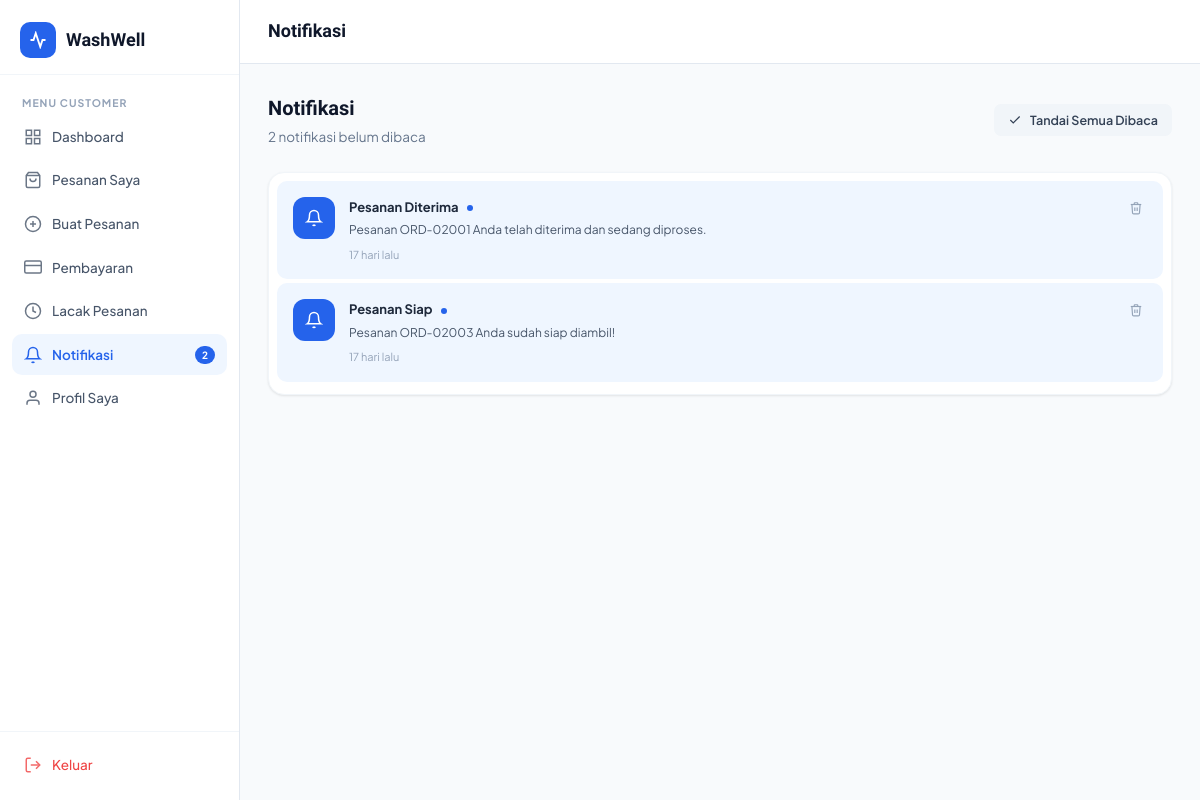
The app's page /customer/notifications.php (signed in) with its own data.
### tables this page shows
CREATE TABLE IF NOT EXISTS users (
    id         INT AUTO_INCREMENT PRIMARY KEY,
    name       VARCHAR(100) NOT NULL,
    email      VARCHAR(150) UNIQUE NOT NULL,
    password   VARCHAR(255) NOT NULL,
    phone      VARCHAR(20),
    address    TEXT,
    role       ENUM('customer','admin') DEFAULT 'customer',
    created_at TIMESTAMP DEFAULT CURRENT_TIMESTAMP,
    updated_at TIMESTAMP DEFAULT CURRENT_TIMESTAMP ON UPDATE CURRENT_TIMESTAMP
);

CREATE TABLE IF NOT EXISTS notifications (
    id         INT AUTO_INCREMENT PRIMARY KEY,
    user_id    INT NOT NULL,
    title      VARCHAR(200) NOT NULL,
    message    TEXT NOT NULL,
    is_read    TINYINT(1) DEFAULT 0,
    created_at TIMESTAMP DEFAULT CURRENT_TIMESTAMP,
    FOREIGN KEY (user_id) REFERENCES users(id) ON DELETE CASCADE
);

### includes/auth.php (called while the page is built, shortened)
<?php
require_once __DIR__ . '/config.php';
function getCurrentUser() {
    $db = getDB();
    $id = (int)$_SESSION['user_id'];
    $res = $db->query("SELECT * FROM users WHERE id=$id LIMIT 1");
    return $res ? $res->fetch_assoc() : null;
}
function getUnreadNotifs($userId) {
    $db = getDB();
    $uid = (int)$userId;
    $res = $db->query("SELECT COUNT(*) as cnt FROM notifications WHERE user_id=$uid AND is_read=0");
    return $res ? (int)$res->fetch_assoc()['cnt'] : 0;
}
?>

### includes/config.php (called while the page is built, shortened)
<?php
function timeAgo($datetime) {
    $time = strtotime($datetime);
    $diff = time() - $time;
    return floor($diff/86400) . ' hari lalu';
}
?>

### customer/notifications.php (the view, shortened to what this page needs)
<?php
require_once '../includes/auth.php';
$db = getDB();
$user = getCurrentUser();
$uid = (int)$user['id'];
$notifs = $db->query("SELECT * FROM notifications WHERE user_id=$uid ORDER BY created_at DESC");
?>
<!DOCTYPE html>
<html lang="id">
<head>
<link rel="stylesheet" href="../assets/css/style.css">
</head>
<body>
<div class="app-layout">
    <?php require_once('../customer/sidebar.php'); ?>
    <div class="main-content">
        <header class="topbar">
            <div class="topbar-left">
                <div class="topbar-title">Notifikasi</div>
            </div>
        </header>
        <main class="page-content">
            <div class="page-header">
                <div>
                    <h1>Notifikasi</h1>
                    <p><?= $notifCount ?> notifikasi belum dibaca</p>
                </div>
                <?php if ($notifCount > 0): ?>
                <a href="notifications.php?mark_read=1" class="btn btn-ghost btn-sm">
                    <svg width="14" height="14" viewBox="0 0 24 24" fill="none" stroke="currentColor" stroke-width="2"><polyline points="20 6 9 17 4 12"/></svg>
                    Tandai Semua Dibaca
                </a>
                <?php endif; ?>
            </div>
            <div class="card">
                <div class="card-body" style="padding:8px;">
                <?php if ($notifs->num_rows === 0): ?>
                <div style="text-align:center;padding:60px 0;color:var(--gray-400);">
                    <svg width="48" height="48" viewBox="0 0 24 24" fill="none" stroke="currentColor" stroke-width="1.5" style="margin-bottom:12px;opacity:0.4;"><path d="M18 8A6 6 0 0 0 6 8c0 7-3 9-3 9h18s-3-2-3-9"/><path d="M13.73 21a2 2 0 0 1-3.46 0"/></svg>
                    <p style="font-size:14px;">Belum ada notifikasi</p>
                </div>
                <?php else: ?>
                <?php while($n = $notifs->fetch_assoc()): ?>
                <div style="display:flex;align-items:flex-start;gap:14px;padding:16px;border-radius:10px;background:<?= !$n['is_read']?'var(--primary-bg)':'transparent' ?>;margin-bottom:4px;transition:background 0.2s;">
                    <div style="width:42px;height:42px;border-radius:12px;background:<?= !$n['is_read']?'var(--primary)':'var(--gray-100)' ?>;display:flex;align-items:center;justify-content:center;flex-shrink:0;color:<?= !$n['is_read']?'white':'var(--gray-500)' ?>;">
                        <svg width="18" height="18" viewBox="0 0 24 24" fill="none" stroke="currentColor" stroke-width="2"><path d="M18 8A6 6 0 0 0 6 8c0 7-3 9-3 9h18s-3-2-3-9"/><path d="M13.73 21a2 2 0 0 1-3.46 0"/></svg>
                    </div>
                    <div style="flex:1;">
                        <div style="font-size:13px;font-weight:700;color:var(--gray-800);margin-bottom:3px;">
                            <?= htmlspecialchars($n['title']) ?>
                            <?php if (!$n['is_read']): ?><span style="display:inline-block;width:6px;height:6px;border-radius:50%;background:var(--primary);margin-left:6px;vertical-align:middle;"></span><?php endif; ?>
                        </div>
                        <div style="font-size:12px;color:var(--gray-600);margin-bottom:6px;"><?= htmlspecialchars($n['message']) ?></div>
                        <div style="font-size:11px;color:var(--gray-400);"><?= timeAgo($n['created_at']) ?></div>
                    </div>
                    <form method="POST">
                        <button type="submit" style="background:none;border:none;color:var(--gray-400);cursor:pointer;padding:4px;" title="Hapus">
                            <svg width="14" height="14" viewBox="0 0 24 24" fill="none" stroke="currentColor" stroke-width="2"><polyline points="3 6 5 6 21 6"/><path d="M19 6l-1 14a2 2 0 0 1-2 2H8a2 2 0 0 1-2-2L5 6"/><path d="M10 11v6M14 11v6"/><path d="M9 6V4a1 1 0 0 1 1-1h4a1 1 0 0 1 1 1v2"/></svg>
                        </button>
                    </form>
                </div>
                <?php endwhile; ?>
                <?php endif; ?>
                </div>
            </div>
        </main>
    </div>
</div>
</body>
</html>

### customer/sidebar.php (shortened to what this page needs)
<?php
$currentUser = getCurrentUser();
$notifCount = getUnreadNotifs($currentUser['id']);
$currentPage = basename($_SERVER['PHP_SELF'], '.php');
$navItems = [
    ['page'=>'dashboard','icon'=>'<svg width="18" height="18" viewBox="0 0 24 24" fill="none" stroke="currentColor" stroke-width="2"><rect x="3" y="3" width="7" height="7"/><rect x="14" y="3" width="7" height="7"/><rect x="3" y="14" width="7" height="7"/><rect x="14" y="14" width="7" height="7"/></svg>','label'=>'Dashboard','url'=>'dashboard.php'],
    ['page'=>'orders','icon'=>'<svg width="18" height="18" viewBox="0 0 24 24" fill="none" stroke="currentColor" stroke-width="2"><path d="M6 2L3 6v14a2 2 0 0 0 2 2h14a2 2 0 0 0 2-2V6l-3-4z"/><line x1="3" y1="6" x2="21" y2="6"/><path d="M16 10a4 4 0 0 1-8 0"/></svg>','label'=>'Pesanan Saya','url'=>'orders.php'],
    ['page'=>'new_order','icon'=>'<svg width="18" height="18" viewBox="0 0 24 24" fill="none" stroke="currentColor" stroke-width="2"><circle cx="12" cy="12" r="10"/><line x1="12" y1="8" x2="12" y2="16"/><line x1="8" y1="12" x2="16" y2="12"/></svg>','label'=>'Buat Pesanan','url'=>'new_order.php'],
    ['page'=>'payments','icon'=>'<svg width="18" height="18" viewBox="0 0 24 24" fill="none" stroke="currentColor" stroke-width="2"><rect x="1" y="4" width="22" height="16" rx="2" ry="2"/><line x1="1" y1="10" x2="23" y2="10"/></svg>','label'=>'Pembayaran','url'=>'payments.php'],
    ['page'=>'tracking','icon'=>'<svg width="18" height="18" viewBox="0 0 24 24" fill="none" stroke="currentColor" stroke-width="2"><circle cx="12" cy="12" r="10"/><polyline points="12 6 12 12 16 14"/></svg>','label'=>'Lacak Pesanan','url'=>'tracking.php'],
    ['page'=>'notifications','icon'=>'<svg width="18" height="18" viewBox="0 0 24 24" fill="none" stroke="currentColor" stroke-width="2"><path d="M18 8A6 6 0 0 0 6 8c0 7-3 9-3 9h18s-3-2-3-9"/><path d="M13.73 21a2 2 0 0 1-3.46 0"/></svg>','label'=>'Notifikasi','url'=>'notifications.php'],
    ['page'=>'profile','icon'=>'<svg width="18" height="18" viewBox="0 0 24 24" fill="none" stroke="currentColor" stroke-width="2"><path d="M20 21v-2a4 4 0 0 0-4-4H8a4 4 0 0 0-4 4v2"/><circle cx="12" cy="7" r="4"/></svg>','label'=>'Profil Saya','url'=>'profile.php'],
];
?>
<aside class="sidebar" id="sidebar">
    <div class="sidebar-logo">
        <div class="logo-icon">
            <svg width="18" height="18" viewBox="0 0 24 24" fill="none" stroke="white" stroke-width="2.5"><path d="M22 12h-4l-3 9L9 3l-3 9H2"/></svg>
        </div>
        <span>WashWell</span>
    </div>
    <nav class="sidebar-nav">
        <div class="nav-label">Menu Customer</div>
        <?php foreach ($navItems as $item): ?>
        <a href="<?= $item['url'] ?>" class="nav-item <?= $currentPage === $item['page'] ? 'active' : '' ?>">
            <?= $item['icon'] ?>
            <?= $item['label'] ?>
            <?php if ($item['page']==='notifications' && $notifCount > 0): ?>
            <span class="nav-badge"><?= $notifCount ?></span>
            <?php endif; ?>
        </a>
        <?php endforeach; ?>
    </nav>
    <div class="sidebar-footer">
        <a href="logout.php" class="nav-item" style="color:#EF4444;" onclick="return confirm('Yakin ingin keluar?')">
            <svg width="18" height="18" viewBox="0 0 24 24" fill="none" stroke="currentColor" stroke-width="2"><path d="M9 21H5a2 2 0 0 1-2-2V5a2 2 0 0 1 2-2h4"/><polyline points="16 17 21 12 16 7"/><line x1="21" y1="12" x2="9" y2="12"/></svg>
            Keluar
        </a>
    </div>
</aside>

### assets/css/style.css (style rules this page uses)
:root { --primary: #2563EB; --primary-light: #3B82F6; --primary-dark: #1D4ED8; --primary-bg: #EFF6FF; --orange: #F97316; --orange-light: #FED7AA; --green: #22C55E; --green-light: #DCFCE7; --teal: #06B6D4; --teal-light: #CFFAFE; --gray-50: #F8FAFC; --gray-100: #F1F5F9; --gray-200: #E2E8F0; --gray-300: #CBD5E1; --gray-400: #94A3B8; --gray-500: #64748B; --gray-600: #475569; --gray-700: #334155; --gray-800: #1E293B; --gray-900: #0F172A; --white: #FFFFFF; --shadow-sm: 0 1px 3px rgba(0,0,0,0.06), 0 1px 2px rgba(0,0,0,0.04); --shadow: 0 4px 6px -1px rgba(0,0,0,0.07), 0 2px 4px -1px rgba(0,0,0,0.04); --shadow-md: 0 10px 15px -3px rgba(0,0,0,0.08), 0 4px 6px -2px rgba(0,0,0,0.04); --shadow-lg: 0 20px 25px -5px rgba(0,0,0,0.08), 0 10px 10px -5px rgba(0,0,0,0.03); --radius: 12px; --radius-lg: 16px; --radius-xl: 24px; --sidebar-w: 240px; --font: 'Plus Jakarta Sans', sans-serif; --font-display: 'Sora', sans-serif; --transition: all 0.2s ease; }
*, *::before, *::after { box-sizing: border-box; margin: 0; padding: 0; }
html { scroll-behavior: smooth; }
body { font-family: var(--font); background: var(--gray-50); color: var(--gray-800); line-height: 1.6; font-size: 14px; }
a { text-decoration: none; color: inherit; }
button { cursor: pointer; border: none; font-family: var(--font); }
.btn { display: inline-flex; align-items: center; gap: 8px; padding: 9px 18px; border-radius: 8px; font-size: 13.5px; font-weight: 600; transition: var(--transition); white-space: nowrap; border: none; cursor: pointer; }
.btn-ghost { background: var(--gray-100); color: var(--gray-700); }
.btn-sm { padding: 6px 14px; font-size: 12.5px; border-radius: 7px; }
.card { background: var(--white); border-radius: var(--radius-lg); box-shadow: var(--shadow-sm); border: 1px solid var(--gray-100); }
.card-body { padding: 20px 24px; }
.app-layout { display: flex; min-height: 100vh; }
.sidebar { width: var(--sidebar-w); background: var(--white); border-right: 1px solid var(--gray-200); display: flex; flex-direction: column; position: fixed; top: 0; left: 0; height: 100vh; z-index: 100; transition: transform 0.3s ease; overflow-y: auto; }
.sidebar-logo { padding: 22px 20px 16px; display: flex; align-items: center; gap: 10px; border-bottom: 1px solid var(--gray-100); }
.sidebar-logo .logo-icon { width: 36px; height: 36px; border-radius: 10px; background: var(--primary); display: flex; align-items: center; justify-content: center; }
.sidebar-logo span { font-family: var(--font-display); font-size: 18px; font-weight: 700; color: var(--gray-900); }
.sidebar-nav { padding: 12px 12px; flex: 1; }
.nav-label { font-size: 10.5px; font-weight: 700; text-transform: uppercase; letter-spacing: 1px; color: var(--gray-400); padding: 8px 10px 4px; }
.nav-item { display: flex; align-items: center; gap: 10px; padding: 10px 12px; border-radius: 10px; font-size: 13.5px; font-weight: 500; color: var(--gray-600); margin-bottom: 2px; transition: var(--transition); cursor: pointer; }
.nav-item.active { background: var(--primary-bg); color: var(--primary); font-weight: 600; }
.nav-item svg { flex-shrink: 0; opacity: 0.8; }
.nav-item.active svg { opacity: 1; }
.nav-badge { margin-left: auto; background: var(--primary); color: white; font-size: 10px; font-weight: 700; padding: 1px 7px; border-radius: 10px; }
.sidebar-footer { padding: 12px; border-top: 1px solid var(--gray-100); }
.main-content { flex: 1; margin-left: var(--sidebar-w); display: flex; flex-direction: column; min-height: 100vh; }
.topbar { background: var(--white); border-bottom: 1px solid var(--gray-200); padding: 0 28px; height: 64px; display: flex; align-items: center; justify-content: space-between; position: sticky; top: 0; z-index: 50; }
.topbar-left { display: flex; align-items: center; gap: 16px; }
.topbar-title { font-family: var(--font-display); font-size: 18px; font-weight: 700; color: var(--gray-900); }
.page-content { padding: 28px; flex: 1; }
.page-header { margin-bottom: 24px; display: flex; align-items: center; justify-content: space-between; flex-wrap: wrap; gap: 12px; }
.page-header h1 { font-family: var(--font-display); font-size: 20px; font-weight: 700; color: var(--gray-900); }
.page-header p { font-size: 13.5px; color: var(--gray-500); margin-top: 2px; }

### records on screen
users: id "2"
notifications: title "Pesanan Diterima", is_read 0 (drawn), message "Pesanan ORD-02001 Anda telah diterima dan sedang diproses.", created_at "17 hari lalu"
notifications: title "Pesanan Siap", is_read 0 (drawn), message "Pesanan ORD-02003 Anda sudah siap diambil!", created_at "17 hari lalu"

### other values on screen
$item['label'] "Dashboard"
$item['label'] "Pesanan Saya"
$item['label'] "Buat Pesanan"
$item['label'] "Pembayaran"
$item['label'] "Lacak Pesanan"
$item['label'] "Notifikasi"
$item['label'] "Profil Saya"
